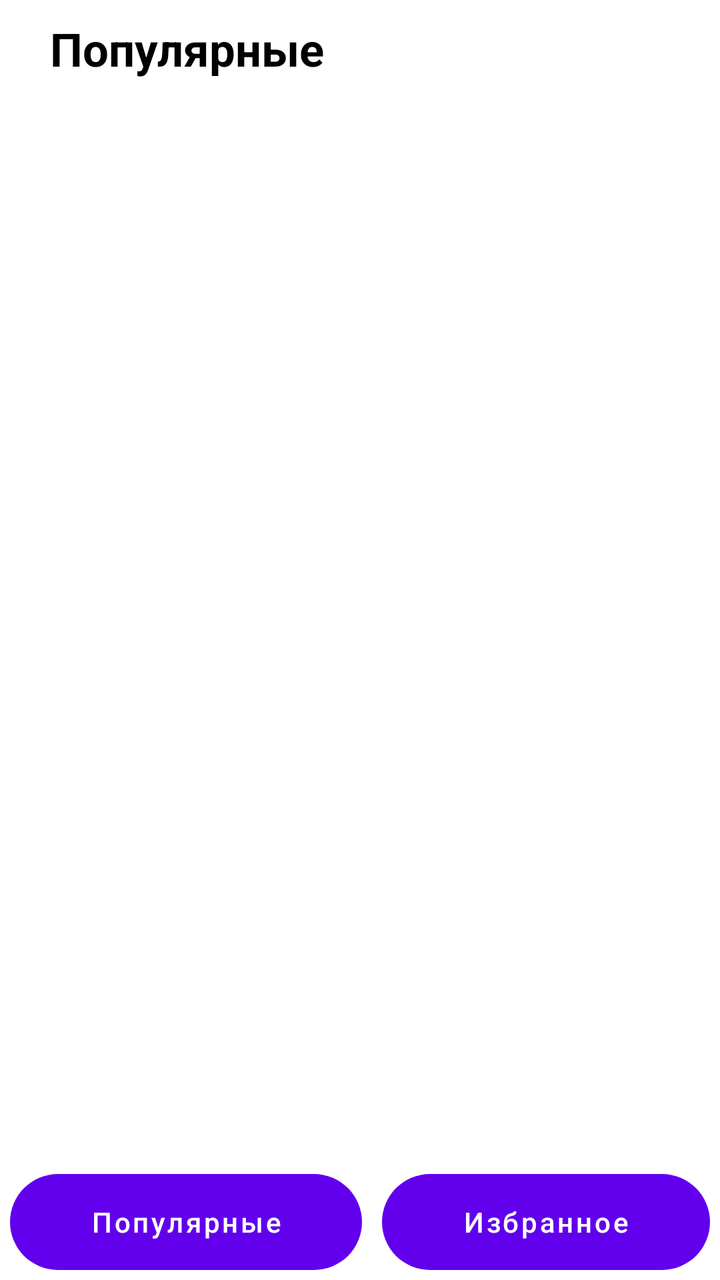
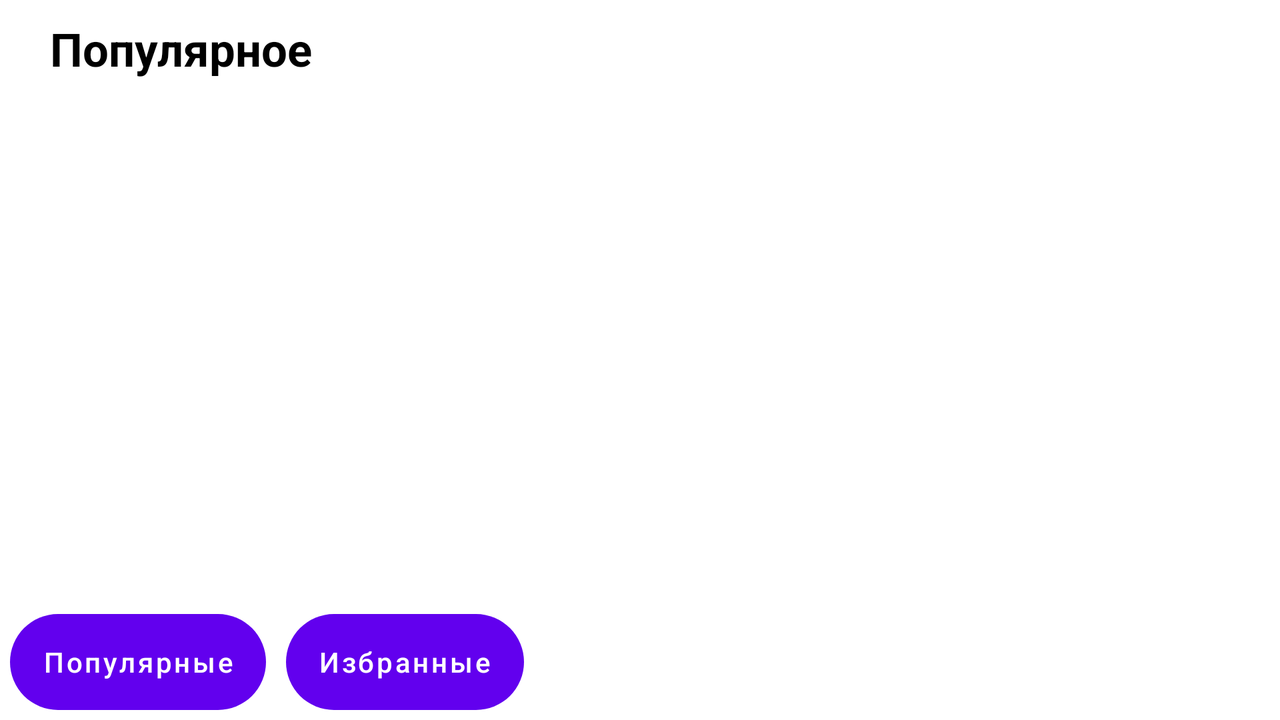

First picture: res/layout/ on a phone held upright. Second picture: the repository's own variant of that layout, on a device whose configuration matches the variant's folder. Source for both follows.
<!-- AndroidManifest.xml: application theme Theme.Films -->
<!-- res/layout/film_list_activity.xml -->
<?xml version="1.0" encoding="utf-8"?>
<layout>

    <androidx.constraintlayout.widget.ConstraintLayout xmlns:android="http://schemas.android.com/apk/res/android"
        xmlns:app="http://schemas.android.com/apk/res-auto"
        xmlns:tools="http://schemas.android.com/tools"
        android:layout_width="match_parent"
        android:layout_height="match_parent"
        tools:context=".presentation.ui.FilmsListActivity">

        <TextView
            android:id="@+id/popular_label"
            android:layout_width="wrap_content"
            android:layout_height="wrap_content"
            android:layout_marginStart="20dp"
            android:layout_marginTop="4dp"
            android:padding="5dp"
            android:text="@string/popular"
            android:textColor="@color/black"
            android:textSize="23sp"
            android:textStyle="bold"
            app:layout_constraintEnd_toEndOf="parent"
            app:layout_constraintHorizontal_bias="0.0"
            app:layout_constraintStart_toStartOf="parent"
            app:layout_constraintTop_toBottomOf="parent"
            app:layout_constraintTop_toTopOf="parent" />

        <androidx.recyclerview.widget.RecyclerView
            android:id="@+id/rvFilmList"
            android:layout_width="match_parent"
            android:layout_height="0dp"
            app:layout_constraintTop_toBottomOf="@+id/popular_label"
            tools:listitem="@layout/card_without_star"
            app:layout_constraintBottom_toTopOf="@+id/linearBtns"
            />

        <LinearLayout
            android:id="@+id/linearBtns"
            android:layout_width="match_parent"
            android:layout_height="wrap_content"
            app:layout_constraintBottom_toBottomOf="parent"
            app:layout_constraintTop_toBottomOf="@+id/rvFilmList">

            <Button
                android:id="@+id/popularBtn"
                android:layout_width="wrap_content"
                android:layout_height="wrap_content"
                android:layout_marginStart="5dp"
                android:layout_marginEnd="5dp"
                android:textAllCaps="false"
                android:text="@string/popular"
                android:background="@drawable/circle"
                android:layout_marginBottom="5dp"
                android:layout_marginTop="5dp"
                android:layout_weight="1"/>
            <Button
                android:id="@+id/favouriteBtn"
                android:layout_width="wrap_content"
                android:layout_height="wrap_content"
                android:layout_marginStart="5dp"
                android:layout_marginEnd="5dp"
                android:textAllCaps="false"
                android:layout_marginBottom="5dp"
                android:layout_marginTop="5dp"
                android:background="@drawable/circle"
                android:text="@string/favourites"
                android:layout_weight="1"/>
        </LinearLayout>


        <ProgressBar
            android:id="@+id/paginationProgressBar"
            style="?attr/progressBarStyle"
            android:layout_width="wrap_content"
            android:layout_height="wrap_content"
            android:background="@android:color/transparent"
            android:visibility="invisible"
            app:layout_constraintBottom_toBottomOf="parent"
            app:layout_constraintEnd_toEndOf="parent"
            app:layout_constraintHorizontal_bias="0.5"
            app:layout_constraintStart_toStartOf="parent" />

    </androidx.constraintlayout.widget.ConstraintLayout>
</layout>
<!-- resources referenced by this layout -->
<resources>
  <color name="black">#FF000000</color>
  <!-- drawable circle (drawable) -->
  <?xml version="1.0" encoding="utf-8"?>
  <shape xmlns:android="http://schemas.android.com/apk/res/android"
      android:shape="rectangle">
      <size android:height="40dp" android:width="100dp"/>
      <corners android:radius="30dp"/>
  
  </shape>
  <string name="favourites">Избранное</string>
  <string name="popular">Популярные</string>
  <style name="Theme.Films" parent="Theme.MaterialComponents.DayNight.NoActionBar">
          
          <item name="colorPrimary">@color/purple_500</item>
          <item name="colorPrimaryVariant">@color/purple_700</item>
          <item name="colorOnPrimary">@color/white</item>
          
          <item name="colorSecondary">@color/teal_200</item>
          <item name="colorSecondaryVariant">@color/teal_700</item>
          <item name="colorOnSecondary">@color/black</item>
          
          <item name="android:statusBarColor">?attr/colorPrimaryVariant</item>
          
          <item name="android:windowFullscreen">true</item>
      </style>
  <color name="purple_500">#FF6200EE</color>
  <color name="purple_700">#FF3700B3</color>
  <color name="white">#FFFFFFFF</color>
  <color name="teal_200">#FF03DAC5</color>
  <color name="teal_700">#FF018786</color>
</resources>
<!-- res/layout-land/film_list_activity.xml (the repository's variant of the layout above) -->
<!-- drawn on the phone turned sideways -->
<?xml version="1.0" encoding="utf-8"?>
<layout>

    <androidx.constraintlayout.widget.ConstraintLayout xmlns:android="http://schemas.android.com/apk/res/android"
        xmlns:app="http://schemas.android.com/apk/res-auto"
        xmlns:tools="http://schemas.android.com/tools"
        android:layout_width="match_parent"
        android:layout_height="match_parent"
        tools:context=".presentation.ui.FilmsListActivity">

        <TextView
            android:id="@+id/popular_label"
            android:layout_width="wrap_content"
            android:layout_height="wrap_content"
            android:layout_marginStart="20dp"
            android:layout_marginTop="4dp"
            android:padding="5dp"
            android:text="Популярное"
            android:textColor="@color/black"
            android:textSize="23sp"
            android:textStyle="bold"
            app:layout_constraintEnd_toStartOf="@+id/guideline_middle"
            app:layout_constraintStart_toStartOf="parent"
            app:layout_constraintTop_toBottomOf="parent"
            app:layout_constraintHorizontal_bias="0.0"
            app:layout_constraintTop_toTopOf="parent" />

        <androidx.recyclerview.widget.RecyclerView
            android:id="@+id/rvFilmList"
            android:layout_width="0dp"
            android:layout_height="0dp"
            app:layout_constraintBottom_toBottomOf="parent"
            app:layout_constraintEnd_toEndOf="@+id/guideline_middle"
            app:layout_constraintStart_toStartOf="parent"

            app:layoutManager="androidx.recyclerview.widget.LinearLayoutManager"
            tools:listitem="@layout/card_with_star"
            app:layout_constraintTop_toBottomOf="@+id/popular_label"
            app:layout_constraintBottom_toTopOf="@+id/linearBtns"/>


        <LinearLayout
            android:id="@+id/linearBtns"
            android:layout_width="match_parent"
            android:layout_height="wrap_content"
            app:layout_constraintEnd_toEndOf="@+id/guideline_middle"
            app:layout_constraintBottom_toBottomOf="parent"
            app:layout_constraintTop_toBottomOf="@+id/rvFilmList">

            <Button
                android:id="@+id/popularBtn"
                android:layout_width="wrap_content"
                android:layout_height="wrap_content"
                android:layout_marginStart="5dp"
                android:layout_marginEnd="5dp"
                android:textAllCaps="false"
                android:text="Популярные"
                android:background="@drawable/circle"
                android:layout_marginBottom="5dp"
                android:layout_marginTop="5dp" />
            <Button
                android:id="@+id/favouriteBtn"
                android:layout_width="wrap_content"
                android:layout_height="wrap_content"
                android:layout_marginStart="5dp"
                android:layout_marginEnd="5dp"
                android:textAllCaps="false"
                android:layout_marginBottom="5dp"
                android:layout_marginTop="5dp"

                android:background="@drawable/circle"
                android:text="Избранные" />
        </LinearLayout>

        <ProgressBar
            android:id="@+id/paginationProgressBar"
            style="?attr/progressBarStyle"
            android:layout_width="wrap_content"
            android:layout_height="wrap_content"
            android:visibility="invisible"
            android:background="@android:color/transparent"
            app:layout_constraintBottom_toBottomOf="parent"
            app:layout_constraintEnd_toEndOf="parent"
            app:layout_constraintHorizontal_bias="0.25"
            app:layout_constraintStart_toStartOf="parent" />

        <androidx.constraintlayout.widget.Guideline
            android:id="@+id/guideline_middle"
            android:layout_width="wrap_content"
            android:layout_height="wrap_content"
            android:orientation="vertical"
            app:layout_constraintGuide_percent="0.5" />

        <androidx.fragment.app.FragmentContainerView
            android:id="@+id/film_item_container"
            android:layout_width="0dp"
            android:layout_height="match_parent"
            app:layout_constraintEnd_toEndOf="parent"
            app:layout_constraintStart_toStartOf="@+id/guideline_middle"
            tools:layout="@layout/fragment_detail" />

    </androidx.constraintlayout.widget.ConstraintLayout>
</layout>
<!-- resources referenced by the variant -->
<!-- as the phone turned sideways resolves them -->
<resources>
  <color name="black">#FF000000</color>
  <!-- drawable circle (drawable) -->
  <?xml version="1.0" encoding="utf-8"?>
  <shape xmlns:android="http://schemas.android.com/apk/res/android"
      android:shape="rectangle">
      <size android:height="40dp" android:width="100dp"/>
      <corners android:radius="30dp"/>
  
  </shape>
  <style name="Theme.Films" parent="Theme.MaterialComponents.DayNight.NoActionBar">
          
          <item name="colorPrimary">@color/purple_500</item>
          <item name="colorPrimaryVariant">@color/purple_700</item>
          <item name="colorOnPrimary">@color/white</item>
          
          <item name="colorSecondary">@color/teal_200</item>
          <item name="colorSecondaryVariant">@color/teal_700</item>
          <item name="colorOnSecondary">@color/black</item>
          
          <item name="android:statusBarColor">?attr/colorPrimaryVariant</item>
          
          <item name="android:windowFullscreen">true</item>
      </style>
  <color name="purple_500">#FF6200EE</color>
  <color name="purple_700">#FF3700B3</color>
  <color name="white">#FFFFFFFF</color>
  <color name="teal_200">#FF03DAC5</color>
  <color name="teal_700">#FF018786</color>
</resources>
